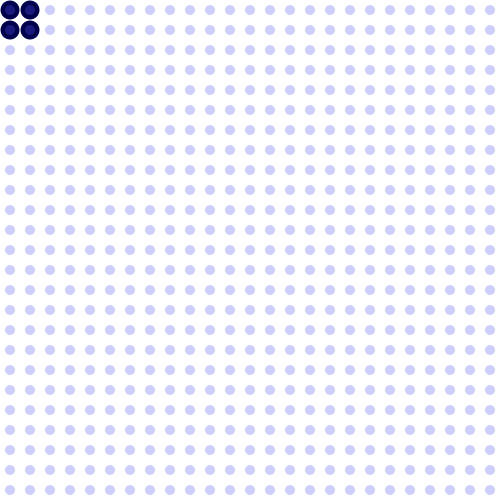
Frame 1 (no input)
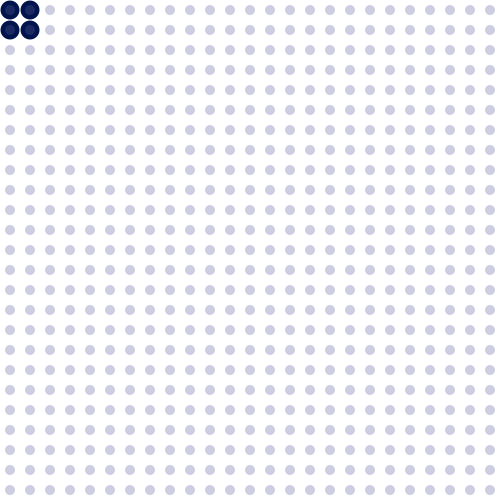
Frame 60 (the mouse pressed at the canvas centre just before this capture)
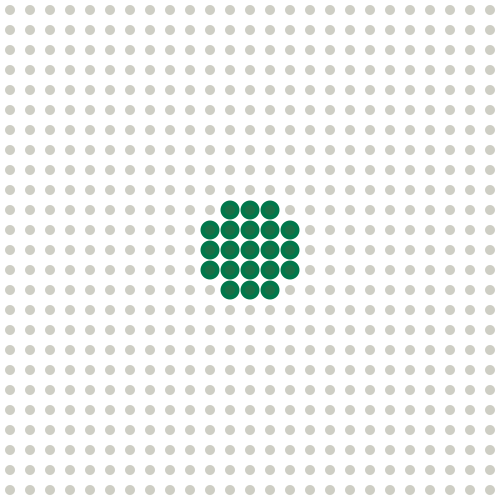
Frame 120 (the mouse held since frame 60 and released just before this capture)

The Processing sketch that drew these frames (run headless with seeded random() and noise(); from frame 60 on, the mouse is pressed at the canvas centre):

// Processing sketch: processing_11710
// ── processing_11710.pde

int colour = 0;
int colour2 = 255;
int count = 1;

void setup(){
  
  size(500,500);
  //strokeWeight(1);
  noStroke();
  //background(255);
  smooth();
  frameRate(25);
  
} 
float distance;

void draw()
{
 background(255);
  
  if(count > 510){
    count = 1;
  }
  
  if(count > 255){
   colour = colour - 10;
   colour2 = colour2 + 10;
  }
  
 else if(count < 255)
 {
   colour = colour + 10;
    colour2 = colour2 - 10;
 //
 }
  
  
   for(int x = 10; x < 500; x = x + 20)
   {
    for(int y = 10; y < 500; y = y + 20)
    {
      distance= dist(mouseX,mouseY,x,y);
      fill(0,colour-80,75);
      if(distance<50)
      ellipse(x,y,19,19);
      
      
      fill(90,90,colour2,75);
      ellipse(x,y,10,10);
    //  fill(0,colour-40,0);
   //   ellipse(x,y,30,30);
    //  fill(0,0,colour2+20);
    //  ellipse(x,y,20,20);
    //  fill(0,colour,0);
    //  ellipse(x,y,10,10);
       
    }
   }
   
   count += 10;
   
}
